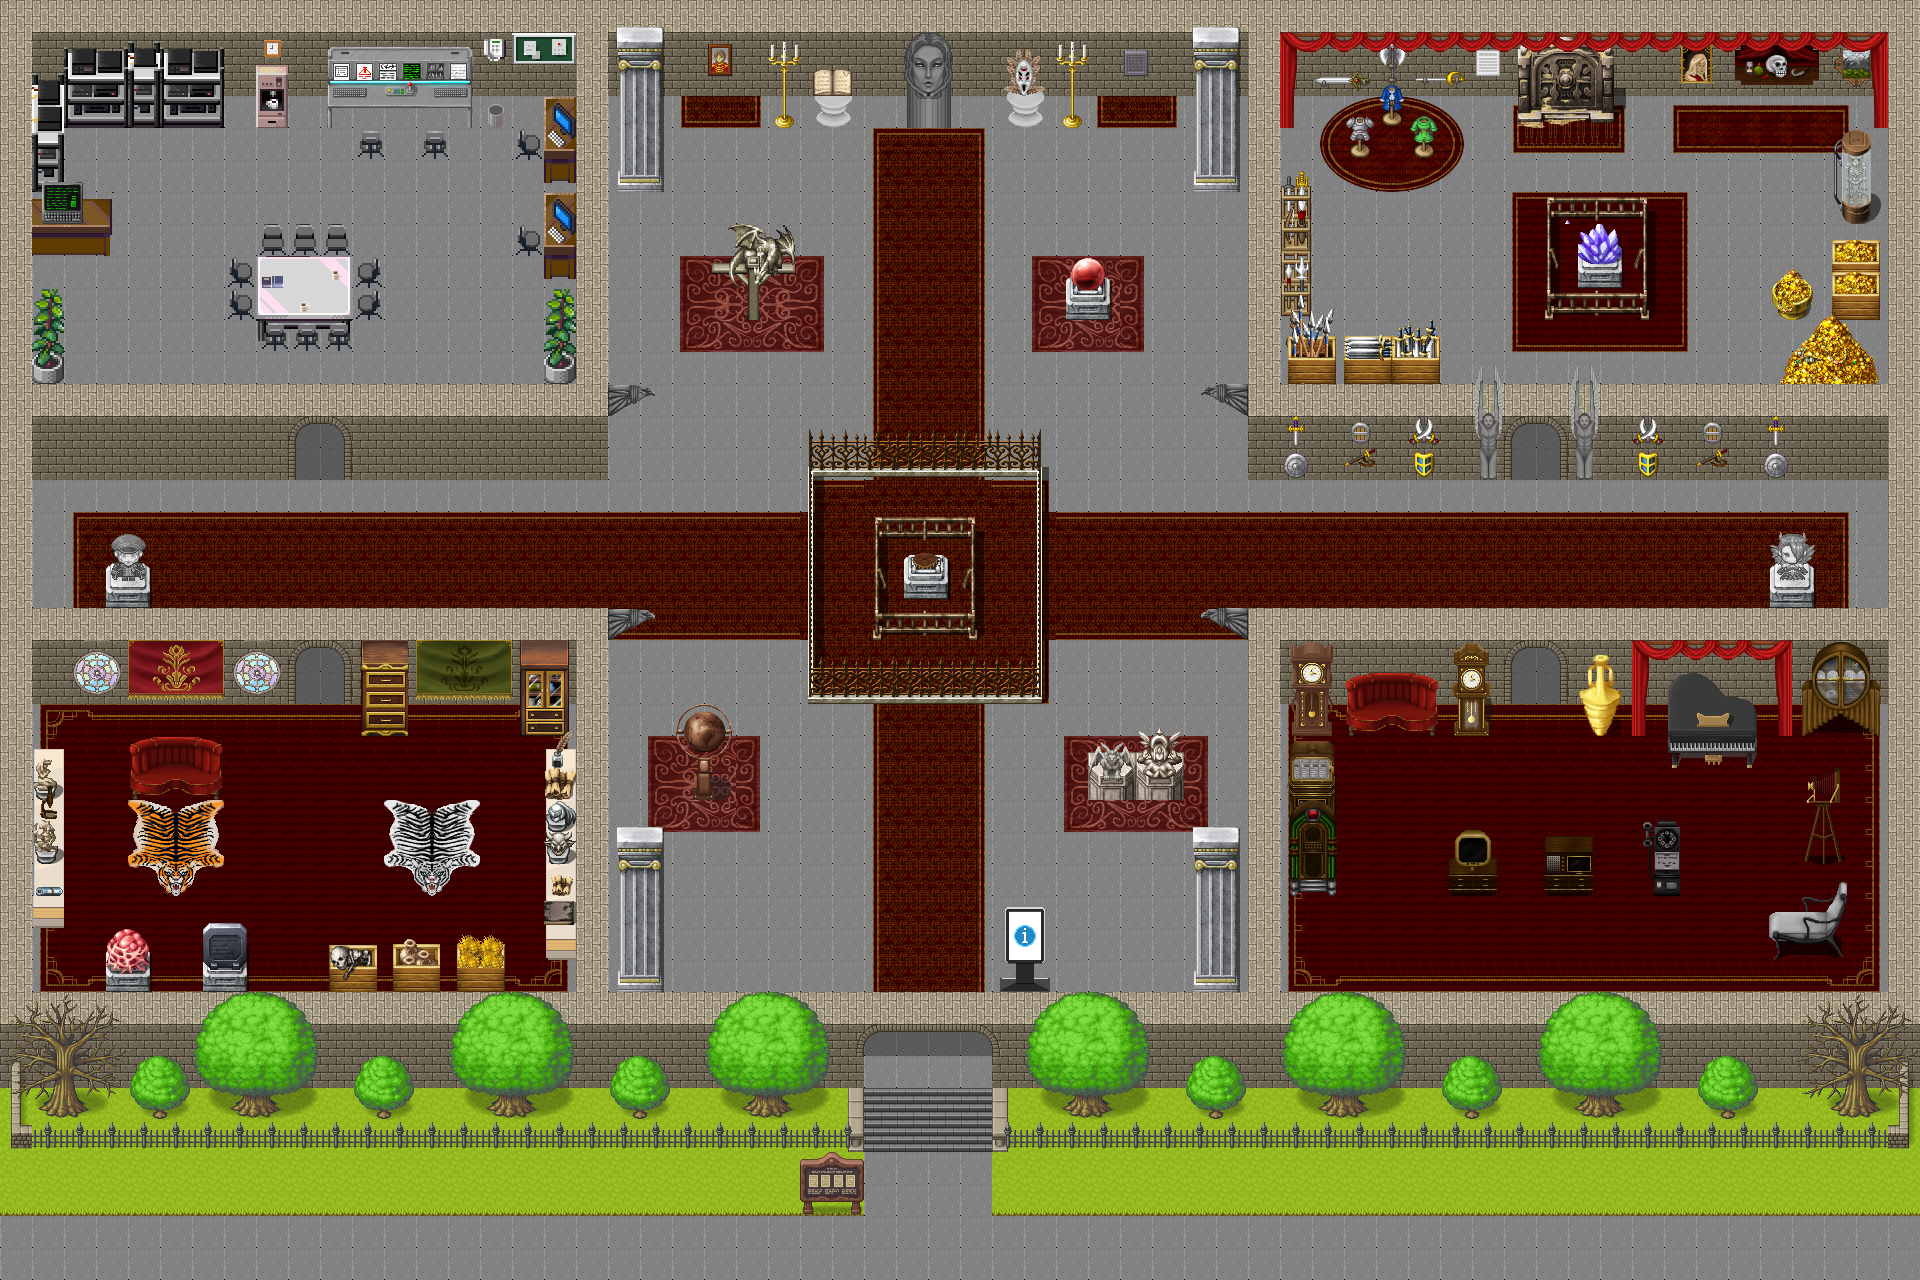

This is a level from a 2D game, rendered from its Tiled map with the project's own tilesets. A one-line summary and the map file follow, with tile-layer data summarised:
An orthogonal 60x40 tile map with 32x32 px tiles, 5 tile layers (Piso, ObjetosChao, Colisao, Topo, ...).

<map version="1.10" tiledversion="1.10.2" orientation="orthogonal" renderorder="right-down" width="60" height="40" tilewidth="32" tileheight="32" infinite="0" nextlayerid="6" nextobjectid="1">
 <tileset firstgid="1" source="tiled.tsx" />
 <layer id="1" name="Piso" width="60" height="40">
  <data>[2400 cells, 2400 non-empty, 6 distinct tile ids]</data>
 </layer>
 <layer id="4" name="ObjetosChao" width="60" height="40">
  <data>[2400 cells, 807 non-empty, 106 distinct tile ids]</data>
 </layer>
 <layer id="2" name="Colisao" width="60" height="40">
  <data>[2400 cells, 751 non-empty, 202 distinct tile ids]</data>
 </layer>
 <layer id="3" name="Topo" width="60" height="40">
  <data>[2400 cells, 701 non-empty, 238 distinct tile ids]</data>
 </layer>
 <layer id="5" name="FrenteTopo" width="60" height="40">
  <data>[2400 cells, 224 non-empty, 103 distinct tile ids]</data>
 </layer>
</map>